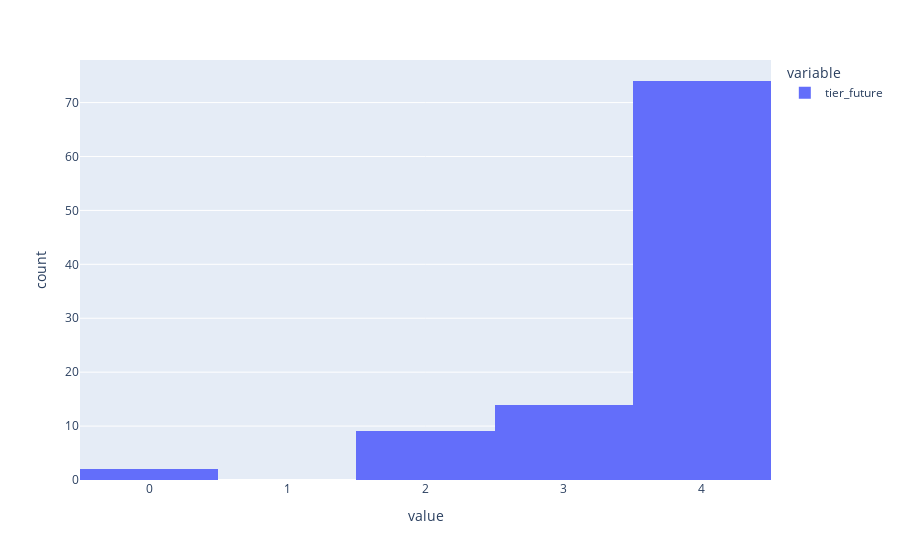

Here is the notebook cell this chart was saved with:
### Code cell
px.histogram(y_val)

### Figure 1 — Plotly figure (JSON) as saved in the notebook; plotly's stock layout.template omitted (floating-point values rounded to 4 significant figures)
{"data": [{"alignmentgroup": "True", "bingroup": "x", "hovertemplate": "variable=tier_future<br>value=%{x}<br>count=%{y}<extra></extra>", "legendgroup": "tier_future", "marker": {"color": "#636efa", "pattern": {"shape": ""}}, "name": "tier_future", "offsetgroup": "tier_future", "orientation": "v", "showlegend": true, "type": "histogram", "x": [4, 3, 4, 2, 3, 2, 4, 4, 4, 4, 4, 4, 2, 4, 2, 4, 4, 4, 4, 4, 4, 4, 0, 4, 4, 4, 4, 3, 4, 4, 3, 4, 4, 4, 3, 4, 4, 3, 4, 3, 4, 2, 3, 4, 3, 3, 4, 4, 4, 4, 2, 4, 4, 4, 4, 4, 4, 3, 4, 4, 3, 4, 4, 4, 4, 4, 4, 2, 4, 4, 4, 4, 4, 4, 4, 4, 4, 2, 0, 4, 3, 4, 4, 4, 4, 4, 3, 4, 4, 4, 4, 4, 4, 4, 2, 4, 4, 4, 4], "xaxis": "x", "yaxis": "y"}], "layout": {"barmode": "relative", "legend": {"title": {"text": "variable"}, "tracegroupgap": 0}, "margin": {"t": 60}, "xaxis": {"anchor": "y", "domain": [0, 1], "title": {"text": "value"}}, "yaxis": {"anchor": "x", "domain": [0, 1], "title": {"text": "count"}}}}
